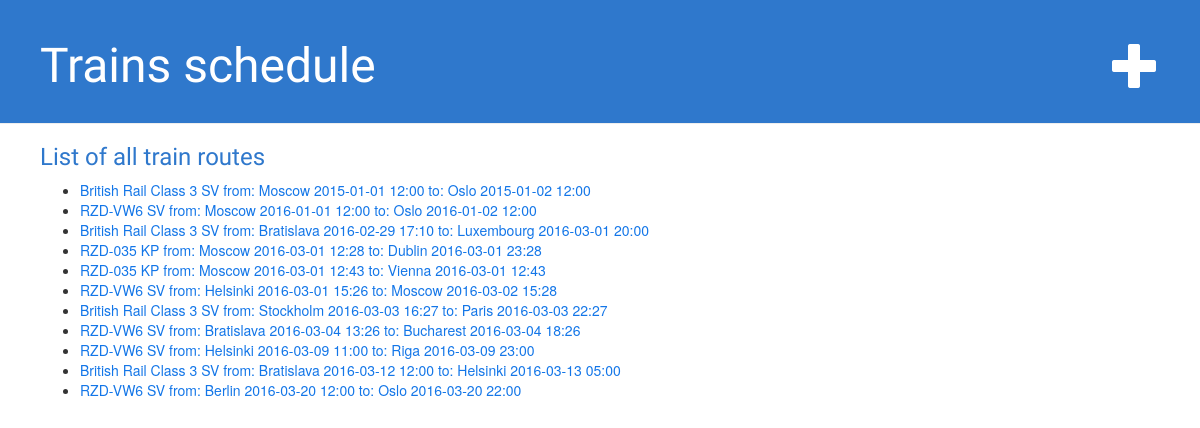
The page /schedule/all-route/ on the database as committed earlier.
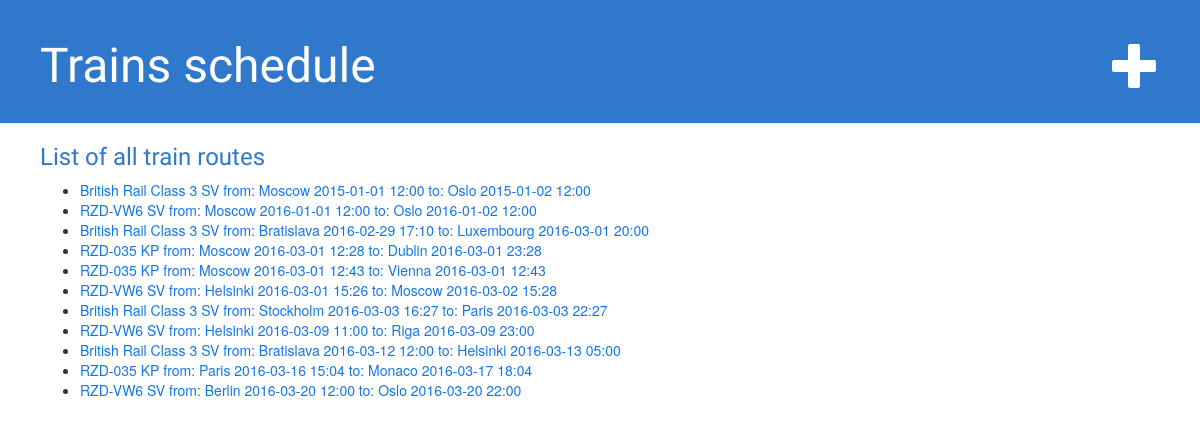
The same page on the database as committed later.
### trains_schedule/models.py (models this page shows, shortened)
class Schedule(models.Model):
    departure_city = models.ForeignKey(City, related_name='s_departure_city_name')
    destination_city = models.ForeignKey(City, related_name='s_destination_city_name')
    departure_date = models.DateTimeField('date of departure')
    destination_date = models.DateTimeField('date of arriving')
    train = models.ForeignKey(Train)
    def display_name(self):
        return u'{} from: {} {} to: {} {}'.format(self.train, self.departure_city,
                                                  self.departure_date.strftime("%Y-%m-%d %H:%M"),
                                                  self.destination_city,
                                                  self.destination_date.strftime("%Y-%m-%d %H:%M"))

class Train(models.Model):
    train_model = models.CharField(max_length=20)
    train_type = models.CharField(max_length=10)
    train_type_description = models.CharField(max_length=100)
    train_capacity = models.IntegerField(default=0)
    def __unicode__(self):
        return u'{} {}'.format(self.train_model, self.train_type)

class City(models.Model):
    city_name = models.CharField(max_length=60)
    def trip_count(self):
        """
        Используется на форме администратора для отображения количества маршрутов в/из города
        """
        return self.s_departure_city_name.count() + self.s_destination_city_name.count()
    trip_count.short_description = 'Number of routes in/out of the city'
    def __unicode__(self):
        return u'{}'.format(self.city_name)

### trains_schedule/views.py (the view)
def all_route(request):
    schedule_list = Schedule.objects.all().order_by('departure_date')
    context = {'schedule_list': schedule_list}
    return render(request, 'trains_schedule/schedule_all.html', context)

### trains_schedule/templates/trains_schedule/schedule_all.html
{% extends 'trains_schedule/base.html' %}
{% block content %}
<h3>{{ "List of all train routes" }}</h3>
{% if schedule_list %}
    <ul>
    {% for train_route in schedule_list %}
        <li><a href="{% url 'detail' train_route.id %}">{{ train_route.display_name }}</a></li>
    {% endfor %}
    </ul>
{% else %}
    <p>No schedule are available.</p>
{% endif %}
{% endblock content %}

Rows that differ between the two databases and show on the page:
removed Schedule: display_name "RZD-VW6 SV from: Bratislava 2016-03-04 13:26 to: Bucharest 2016-03-04 18:26"
added Schedule: display_name "RZD-035 KP from: Paris 2016-03-16 15:04 to: Monaco 2016-03-17 18:04"
